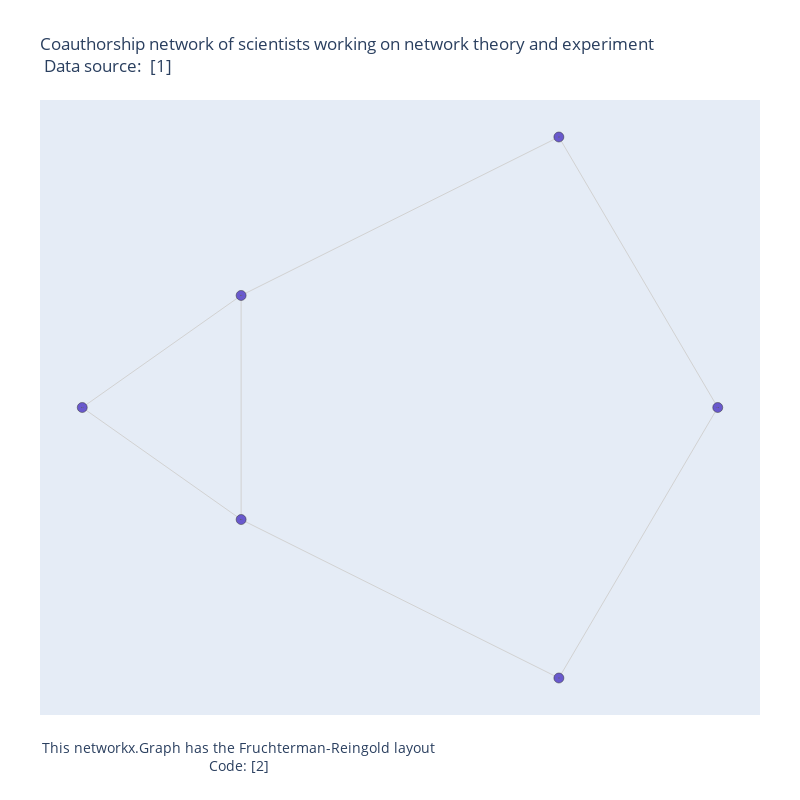

Source (notebook cell):
### Code cell
from plotly.graph_objs import *

pos = nx.spectral_layout(G)
# pos=nx.fruchterman_reingold_layout(G)
N = len(G.nodes())
nodes = list(G.nodes())
edges = list(G.edges())
Xv=[pos[k][0] for k in nodes]
Yv=[pos[k][1] for k in nodes]
Xed=[]
Yed=[]
for edge in edges:
    Xed+=[pos[edge[0]][0],pos[edge[1]][0], None]
    Yed+=[pos[edge[0]][1],pos[edge[1]][1], None]

trace3=Scatter(x=Xed,
               y=Yed,
               mode='lines',
               line=dict(color='rgb(210,210,210)', width=1),
               hoverinfo='none'
               )
trace4=Scatter(x=Xv,
               y=Yv,
               mode='markers',
               name='net',
               marker=dict(symbol='circle-dot',
                             size=10,
                             color='#6959CD',
                             line=dict(color='rgb(50,50,50)', width=0.5)
                             ),
               text=nodes,
#                hoverinfo='text'
               )

annot="This networkx.Graph has the Fruchterman-Reingold layout<br>Code:"+\
"<a href='http://nbviewer.ipython.org/gist/empet/07ea33b2e4e0b84193bd'> [2]</a>"
axis=dict(showline=False, # hide axis line, grid, ticklabels and  title
          zeroline=False,
          showgrid=False,
          showticklabels=False,
          title=''
          )

width=800
height=800
layout=Layout(title= "Coauthorship network of scientists working on network theory and experiment"+\
              "<br> Data source: <a href='https://networkdata.ics.uci.edu/data.php?id=11'> [1]</a>",
    font= dict(size=12),
    showlegend=False,
    autosize=False,
    width=width,
    height=height,
    xaxis=layout.XAxis(axis),
    yaxis=layout.YAxis(axis),
    margin=layout.Margin(
        l=40,
        r=40,
        b=85,
        t=100,
    ),
    hovermode='closest',
    annotations=[
           dict(
           showarrow=False,
            text='This igraph.Graph has the Kamada-Kawai layout',
            xref='paper',
            yref='paper',
            x=0,
            y=-0.1,
            xanchor='left',
            yanchor='bottom',
            font=dict(
            size=14
            )
            )
        ]
    )
data1=[trace3, trace4]
fig1=Figure(data=data1, layout=layout)
fig1['layout']['annotations'][0]['text']=annot
fig1.show()
# py.iplot(fig1, filename='Coautorship-network-nx')

### Figure 1 — Plotly figure (JSON) as saved in the notebook; plotly's stock layout.template omitted (floating-point values rounded to 4 significant figures)
{"data": [{"hoverinfo": "none", "line": {"color": "rgb(210,210,210)", "width": 1}, "mode": "lines", "type": "scatter", "x": [0.4419, -0.4419, null, 0.4419, 0.8838, null, -0.4419, -0.8838, null, -0.4419, -0.4419, null, -0.8838, -0.4419, null, -0.4419, 0.4419, null, 0.8838, 0.4419, null], "y": [1.0, 0.4142, null, 1.0, -2.026e-16, null, 0.4142, -4.713e-17, null, 0.4142, -0.4142, null, -4.713e-17, -0.4142, null, -0.4142, -1, null, -2.026e-16, -1, null]}, {"marker": {"color": "#6959CD", "line": {"color": "rgb(50,50,50)", "width": 0.5}, "size": 10, "symbol": "circle-dot"}, "mode": "markers", "name": "net", "text": ["Graph 1", "workflow1", "gathering", "preprocessing", "workflow2", "modeling"], "type": "scatter", "x": [0.4419, -0.4419, -0.8838, -0.4419, 0.8838, 0.4419], "y": [1.0, 0.4142, -4.713e-17, -0.4142, -2.026e-16, -1]}], "layout": {"annotations": [{"font": {"size": 14}, "showarrow": false, "text": "This networkx.Graph has the Fruchterman-Reingold layout<br>Code:<a href='http://nbviewer.ipython.org/gist/empet/07ea33b2e4e0b84193bd'> [2]</a>", "x": 0, "xanchor": "left", "xref": "paper", "y": -0.1, "yanchor": "bottom", "yref": "paper"}], "autosize": false, "font": {"size": 12}, "height": 800, "hovermode": "closest", "margin": {"b": 85, "l": 40, "r": 40, "t": 100}, "showlegend": false, "title": {"text": "Coauthorship network of scientists working on network theory and experiment<br> Data source: <a href='https://networkdata.ics.uci.edu/data.php?id=11'> [1]</a>"}, "width": 800, "xaxis": {"autorange": true, "range": [-1.001, 1.001], "showgrid": false, "showline": false, "showticklabels": false, "title": {"text": ""}, "type": "linear", "zeroline": false}, "yaxis": {"autorange": true, "range": [-1.137, 1.137], "showgrid": false, "showline": false, "showticklabels": false, "title": {"text": ""}, "type": "linear", "zeroline": false}}}
